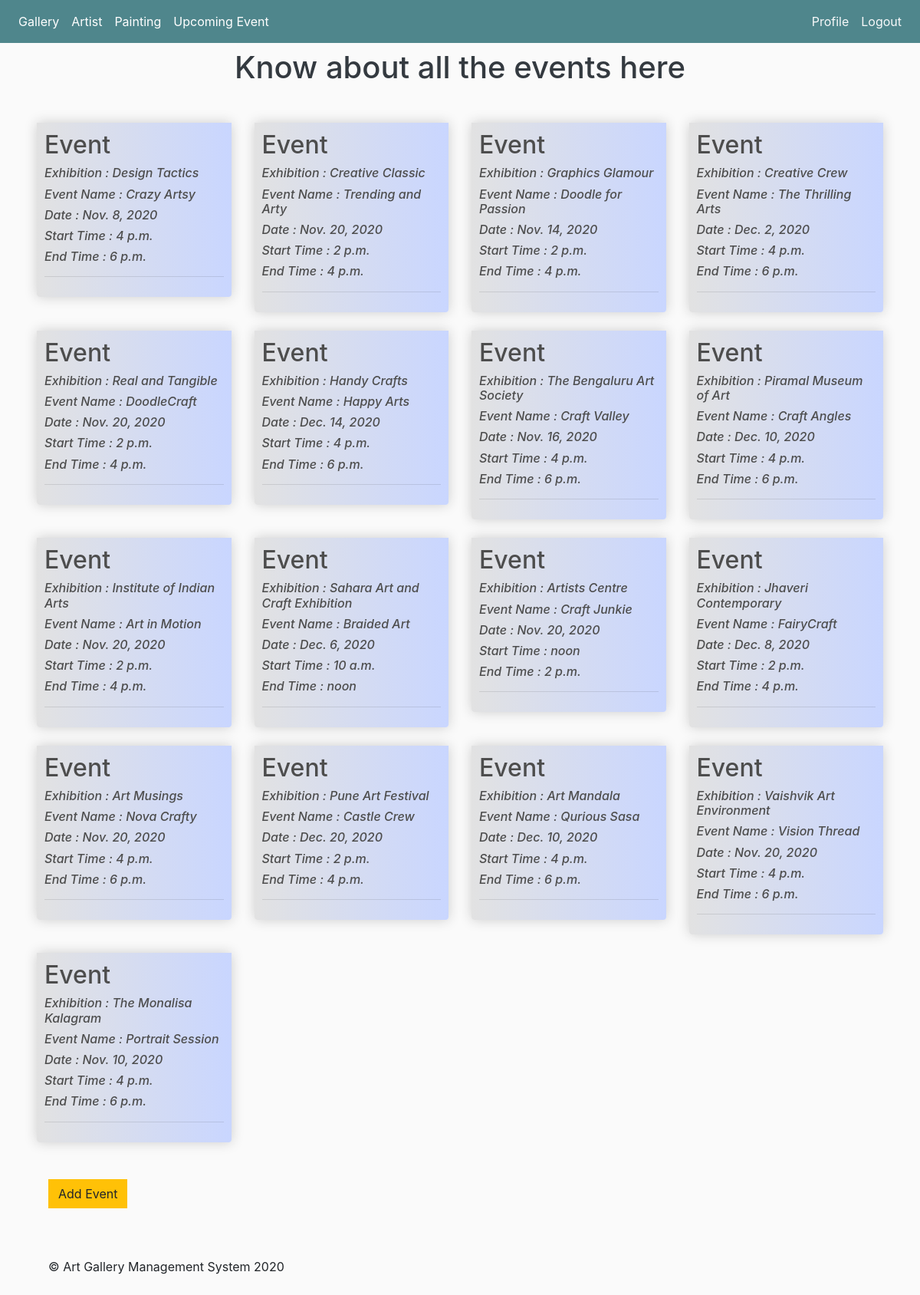
Screenshot of /gallery/list_of_events/ (signed in) with the database file from the repository.
### gallery/models.py (models this page shows, shortened)
class Events(models.Model):
    exhibition = models.ForeignKey(Exhibitions, null = True, on_delete=models.SET_NULL)
    e_name = models.CharField(max_length=200)
    date = models.DateField(auto_now=False, auto_now_add=False, blank = True, null=True)
    s_time = models.TimeField(auto_now=False, auto_now_add=False,blank=True,null=True)
    end_time = models.TimeField(auto_now=False, auto_now_add=False,blank=True, null=True)

class Exhibitions(models.Model):
    gallary = models.ForeignKey(Gallery, null = True, on_delete = models.SET_NULL)
    exb_type = models.CharField(max_length=50)
    exb_name = models.CharField(max_length=200)
    start_date = models.DateField(auto_now=False, auto_now_add=False, blank = True, null=True)
    end_date = models.DateField(auto_now=False, auto_now_add=False, blank = True, null=True)
    s_time = models.TimeField(auto_now=False, auto_now_add=False,blank=True,null=True)
    end_time = models.TimeField(auto_now=False, auto_now_add=False, blank= True,null=True)
    image = models.ImageField(null= True, blank = True)
    def __str__(self):
        return self.exb_name

### gallery/decorators.py (the view)
        def wrapper_func(request, *args, **kwargs):
            group = None
            if request.user.groups.exists():
                group = request.user.groups.all()[0].name
            if group in allowed_roles:
                return view_func(request, *args, **kwargs)
            else:
                return HttpResponse("You are not authorised to view this page")

### gallery/views.py (called while the page is built)
@allowed_users(allowed_roles=['admin','artist', 'customer'])
def list_of_events(request):
    list_of_events = Events.objects.all()
    context = {'list_of_events':list_of_events}
    return render(request, 'gallery/list_of_events.html', context)

### gallery/templates/gallery/list_of_events.html (shortened to what this page needs)
<!DOCTYPE html>
{% load static %}
<html>
<head>
	<link rel="stylesheet" href="https://stackpath.bootstrapcdn.com/bootstrap/4.4.1/css/bootstrap.min.css">
	<link rel="stylesheet" type="text/css" href="{% static 'css/main.css' %}">
</head>
<body>
	<nav class="navbar navbar-expand-lg navbar-dark bg-dark">
	    <div class="collapse navbar-collapse" id="navbarSupportedContent">
            <ul class="navbar-nav mr-auto">
                <li class="nav-item active">
					<a class="nav-link" href="{% url 'gallery' %}">Gallery <span class="sr-only">(current)</span></a>
			  	</li>
                <li class="nav-item active">
                  <a class="nav-link" href="{% url 'artist' %}">Artist <span class="sr-only">(current)</span></a>
				</li>
				<li class="nav-item active">
					<a class="nav-link" href="{% url 'painting' %}">Painting <span class="sr-only">(current)</span></a>
				</li>
                <li class="nav-item active">
                    <a class="nav-link" href="{% url 'event' %}">Upcoming Event <span class="sr-only">(current)</span></a>
				</li>
            </ul>
            <div class="form-inline my-2 my-lg-0">
				<a class="p-2 text-light" href="/gallery/profile">Profile</a>
	     	<a class="p-2 text-light" href="/logout">Logout</a>
	    </div>
	    </div>
	</nav>
	<h1 class= "my-2 text-center text-dark" > Know about all the events here  </h1>
    <div class="container-fluid my-5 px-5">
        <div class="row">
			{% for event in list_of_events %}
				<div class="col-lg-3">
                    <div class="box-element product event-bg">
                    <h2>Event </h2>
                        <h6><i>Exhibition : {{event.exhibition}}</i></h6>
                        <h6><i> Event Name : {{ event.e_name}}</i></h6>
						<h6><i> Date : {{event.date}}</i></h6>
						<h6><i>Start Time : {{event.s_time}}</i></h6>
						<h6><i>End Time : {{event.end_time}}</i></h6>
						<hr>
					</div>
					<br>
                </div>
			{% endfor %}
	    </div>
		<div class="container">
			<br>
			<a href="{% url 'addevent' %}"class="btn btn-warning"> Add Event </a>
		</div>
    <footer class="container">
        <p><br><br></p>
        <p>© Art Gallery Management System 2020</p>
    </footer>
    </div>
</body>
</html>

### static/css/main.css (style rules this page uses)
body { background-color: hsl(0, 0%, 98%); }
h1,h2,h3,h4,h5,h6 { color:hsl(0, 0%, 30%); }
.box-element { box-shadow:hsl(0, 0%, 80%) 0 0 16px; background-color: #fff; border-radius: 4px; padding: 10px; }
.product { border-radius: 0 0 4px 4px; }
.bg-dark { background-color: #4f868c!important; }
.btn { border-radius: 0; }
.event-bg { background: #C9D6FF; background: -webkit-linear-gradient(to right, #E2E2E2, #C9D6FF); background: linear-gradient(to right, #E2E2E2, #C9D6FF); }

### rows the page displays
Events: exhibition "Design Tactics", e_name "Crazy Artsy", date "Nov. 8, 2020", s_time "4 p.m.", end_time "6 p.m."
Events: exhibition "Creative Classic", e_name "Trending and Arty", date "Nov. 20, 2020", s_time "2 p.m.", end_time "4 p.m."
Events: exhibition "Graphics Glamour", e_name "Doodle for Passion", date "Nov. 14, 2020", s_time "2 p.m.", end_time "4 p.m."
Events: exhibition "Creative Crew", e_name "The Thrilling Arts", date "Dec. 2, 2020", s_time "4 p.m.", end_time "6 p.m."
Events: exhibition "Real and Tangible", e_name "DoodleCraft", date "Nov. 20, 2020", s_time "2 p.m.", end_time "4 p.m."
Events: exhibition "Handy Crafts", e_name "Happy Arts", date "Dec. 14, 2020", s_time "4 p.m.", end_time "6 p.m."
Events: exhibition "The Bengaluru Art Society", e_name "Craft Valley", date "Nov. 16, 2020", s_time "4 p.m.", end_time "6 p.m."
Events: exhibition "Piramal Museum of Art", e_name "Craft Angles", date "Dec. 10, 2020", s_time "4 p.m.", end_time "6 p.m."
Events: exhibition "Institute of Indian Arts", e_name "Art in Motion", date "Nov. 20, 2020", s_time "2 p.m.", end_time "4 p.m."
Events: exhibition "Sahara Art and Craft Exhibition", e_name "Braided Art", date "Dec. 6, 2020", s_time "10 a.m.", end_time "noon"
Events: exhibition "Artists Centre", e_name "Craft Junkie", date "Nov. 20, 2020", s_time "noon", end_time "2 p.m."
Events: exhibition "Jhaveri Contemporary", e_name "FairyCraft", date "Dec. 8, 2020", s_time "2 p.m.", end_time "4 p.m."
Events: exhibition "Art Musings", e_name "Nova Crafty", date "Nov. 20, 2020", s_time "4 p.m.", end_time "6 p.m."
Events: exhibition "Pune Art Festival", e_name "Castle Crew", date "Dec. 20, 2020", s_time "2 p.m.", end_time "4 p.m."
Events: exhibition "Art Mandala", e_name "Qurious Sasa", date "Dec. 10, 2020", s_time "4 p.m.", end_time "6 p.m."
Events: exhibition "Vaishvik Art Environment", e_name "Vision Thread", date "Nov. 20, 2020", s_time "4 p.m.", end_time "6 p.m."
Events: exhibition "The Monalisa Kalagram", e_name "Portrait Session", date "Nov. 10, 2020", s_time "4 p.m.", end_time "6 p.m."
